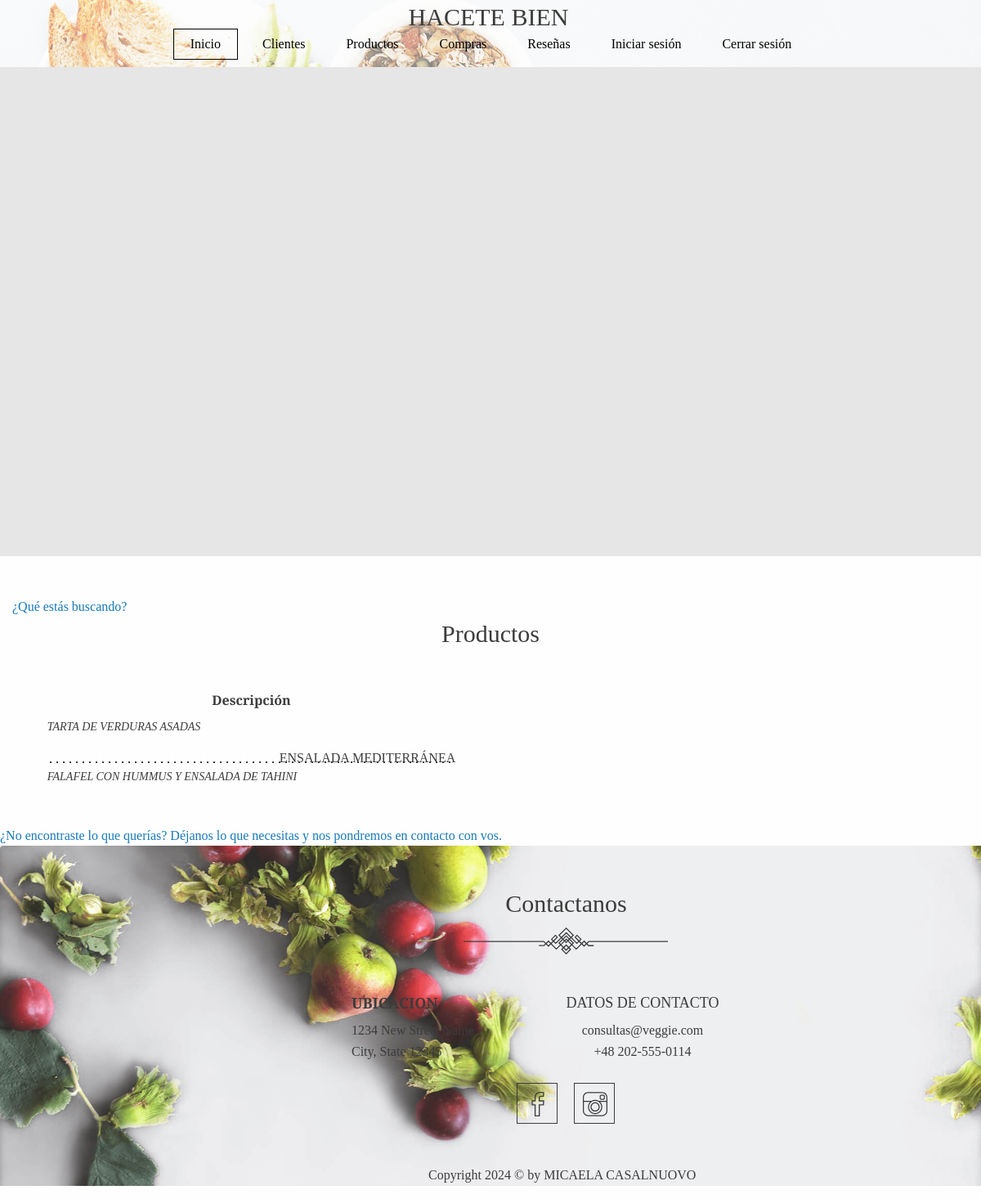
Before: /App/productos/ with the older database file.
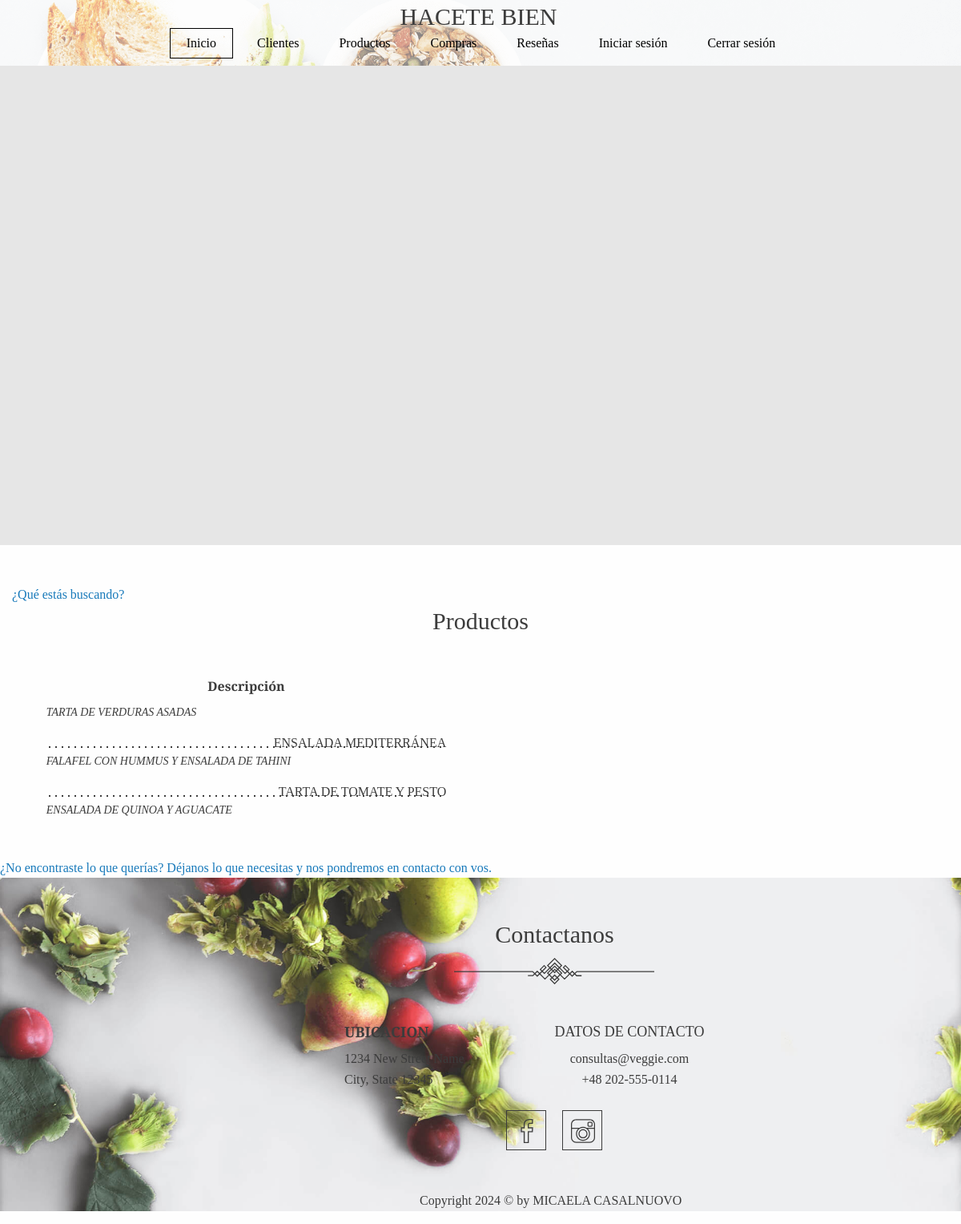
After: the same page with the newer database file.
### App/models.py (models this page shows, shortened)
class ModeloProducto(models.Model):
    sku = models.CharField(max_length=50, unique=True)
    descripcion = models.TextField()
    stock = models.PositiveIntegerField()
    precio = models.DecimalField(max_digits=10, decimal_places=2)

### App/views.py (the view)
# urls.py: path('productos/', views.productos, name='productos'),
def productos(request):
    productos = ModeloProducto.objects.all()
    return render(request, 'App/productos.html', {'productos': productos})

### App/templates/App/productos.html (shortened to what this page needs)
{% extends "App/base.html" %}
{% load static %}
{% block main %}
<section id="productos" class="menu-cart scroll-reveal">
    <div class="container">
        <div class="busqueda-btn-container">
            <a href="{% url 'buscar_producto' %}" class="btn btn-primary">
                ¿Qué estás buscando?
            </a>
        </div>
        <h1 class="header-txt">Productos</h1>
        <div class="tabs-content" data-tabs-content="example-tabs">
            <div class="tabs-panel is-active" id="panel1">
                <div class="menu-content">
                    <div class="menu-section">
                        <table>
                            <tr>
                                <th>Descripción</th>
                            </tr>
                            {% for producto in productos %}
                            <tr>
                                <td>{{ producto.descripcion }}</td>
                            </tr>
                            {% empty %}
                            <tr>
                                <td colspan="5">No hay productos disponibles.</td>
                            </tr>
                            {% endfor %}
                        </table>
                    </div>
                </div>
            </div>
        </div>
    </div>
</section>
<a href="{% url 'formulario_prodsinstock' %}" class="btn btn-secondary">
    ¿No encontraste lo que querías? Déjanos lo que necesitas y nos pondremos en contacto con vos.
</a>
{% endblock %}

Changed rows visible on the page:
added ModeloProducto: descripcion "TARTA DE TOMATE Y PESTO"
added ModeloProducto: descripcion "ENSALADA DE QUINOA Y AGUACATE"
